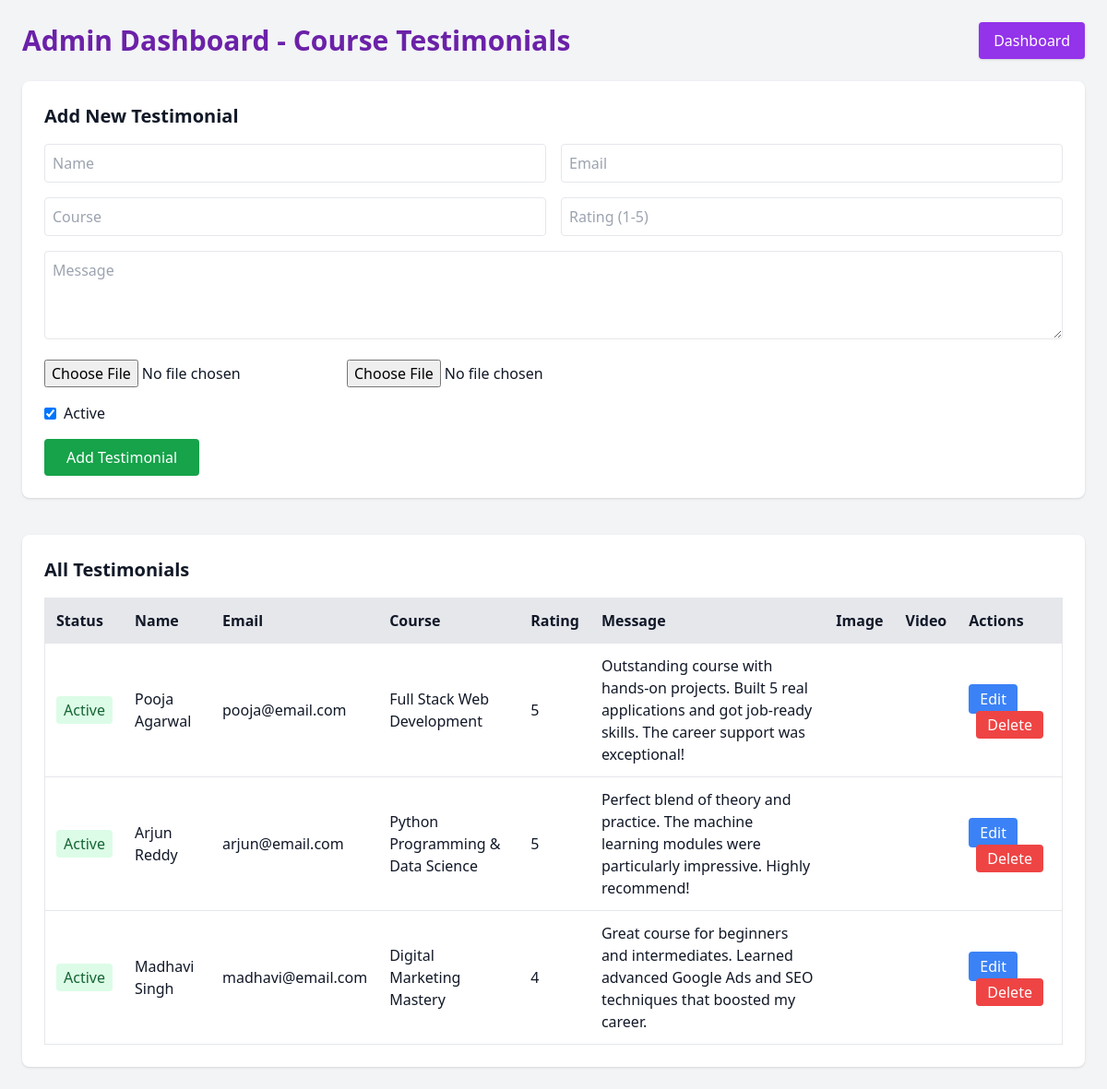
The page /nbt/admin/course_testimonials_admin.php (signed in) on the database its author committed.
### tables this page shows
CREATE TABLE course_testimonials (
    id INT AUTO_INCREMENT PRIMARY KEY,
    name VARCHAR(255) NOT NULL,
    email VARCHAR(255) DEFAULT '',
    course VARCHAR(255) DEFAULT '',
    rating INT DEFAULT 5,
    message TEXT DEFAULT '',
    image LONGBLOB,
    video LONGBLOB,
    is_active TINYINT(1) DEFAULT 1,
    created_at TIMESTAMP DEFAULT CURRENT_TIMESTAMP
);

### nbt/admin/course_testimonials_admin.php (the view, shortened to what this page needs)
<?php
require '../config/db.php';
$testimonials = $pdo->query("SELECT * FROM course_testimonials ORDER BY created_at DESC")->fetchAll(PDO::FETCH_ASSOC);
?>
<!DOCTYPE html>
<html lang="en">
<head>
  <script src="https://cdn.tailwindcss.com"></script>
</head>
<body class="bg-gray-100 text-gray-900">
  <div class="max-w-7xl mx-auto p-6">
    <div class="flex justify-between items-center mb-6">
      <h1 class="text-3xl font-bold text-purple-800">Admin Dashboard - Course Testimonials</h1>
      <a href="dashboard.php" class="bg-purple-600 text-white px-4 py-2 rounded shadow">Dashboard</a>
    </div>
    <div class="bg-white rounded-lg shadow p-6 mb-10">
      <h2 class="text-xl font-bold mb-4">Add New Testimonial</h2>
      <form method="POST" enctype="multipart/form-data" class="space-y-4">
        <div class="grid grid-cols-1 md:grid-cols-2 gap-4">
          <input name="name" required placeholder="Name" class="border p-2 rounded w-full" />
          <input name="email" required placeholder="Email" class="border p-2 rounded w-full" />
          <input name="course" required placeholder="Course" class="border p-2 rounded w-full" />
          <input name="rating" type="number" min="1" max="5" required placeholder="Rating (1-5)" class="border p-2 rounded w-full" />
        </div>
        <textarea name="message" placeholder="Message" class="border p-2 rounded w-full h-24"></textarea>
        <div class="flex items-center gap-4">
          <input type="file" name="image" accept="image/*" />
          <input type="file" name="video" accept="video/*" />
        </div>
        <div class="flex items-center">
          <input type="checkbox" name="is_active" id="is_active" checked class="mr-2">
          <label for="is_active">Active</label>
        </div>
        <button name="add" class="bg-green-600 text-white px-6 py-2 rounded">Add Testimonial</button>
      </form>
    </div>
    <div class="bg-white rounded-lg shadow p-6">
      <h2 class="text-xl font-bold mb-4">All Testimonials</h2>
      <div class="overflow-x-auto">
        <table class="min-w-full table-auto border">
          <thead>
            <tr class="bg-gray-200">
              <th class="p-3 text-left">Status</th>
              <th class="p-3 text-left">Name</th>
              <th class="p-3 text-left">Email</th>
              <th class="p-3 text-left">Course</th>
              <th class="p-3 text-left">Rating</th>
              <th class="p-3 text-left">Message</th>
              <th class="p-3 text-left">Image</th>
              <th class="p-3 text-left">Video</th>
              <th class="p-3 text-left">Actions</th>
            </tr>
          </thead>
          <tbody>
            <?php foreach ($testimonials as $row): ?>
              <tr class="border-t <?= $row['is_active'] ? '' : 'bg-gray-100' ?>">
                <td class="p-3">
                  <a href="?toggle_status=<?= $row['id'] ?>" class="px-2 py-1 rounded <?= $row['is_active'] ? 'bg-green-100 text-green-800' : 'bg-red-100 text-red-800' ?>">
                    <?= $row['is_active'] ? 'Active' : 'Inactive' ?>
                  </a>
                </td>
                <td class="p-3"><?= htmlspecialchars($row['name']) ?></td>
                <td class="p-3"><?= htmlspecialchars($row['email']) ?></td>
                <td class="p-3"><?= htmlspecialchars($row['course']) ?></td>
                <td class="p-3"><?= $row['rating'] ?></td>
                <td class="p-3"><?= nl2br(htmlspecialchars($row['message'])) ?></td>
                <td class="p-3">
                </td>
                <td class="p-3">
                </td>
                <td class="p-3 space-x-2">
                  <button onclick='openEditModal({
                    id: <?= $row['id'] ?>,
                    name: "<?= addslashes($row['name']) ?>",
                    email: "<?= addslashes($row['email']) ?>",
                    course: "<?= addslashes($row['course']) ?>",
                    rating: <?= $row['rating'] ?>,
                    message: "<?= addslashes($row['message']) ?>",
                    image: <?= $row['image'] ? '"' . base64_encode($row['image']) . '"' : 'null' ?>,
                    video: <?= $row['video'] ? '"' . base64_encode($row['video']) . '"' : 'null' ?>,
                    is_active: <?= $row['is_active'] ?>
                  })' class="bg-blue-500 text-white px-3 py-1 rounded">Edit</button>
                  <a href="?delete=<?= $row['id'] ?>" onclick="return confirm('Delete this testimonial?')" class="bg-red-500 text-white px-3 py-1 rounded">Delete</a>
                </td>
              </tr>
            <?php endforeach ?>
          </tbody>
        </table>
      </div>
    </div>
  </div>
</body>
</html>

### rows shown on the page
course_testimonials: is_active "Active", name "Pooja Agarwal", email "pooja@email.com", course "Full Stack Web Development", rating "5", message "Outstanding course with hands-on projects. Built 5 real applications and got job-ready skills. The career support was exceptional!"
course_testimonials: is_active "Active", name "Arjun Reddy", email "arjun@email.com", course "Python Programming & Data Science", rating "5", message "Perfect blend of theory and practice. The machine learning modules were particularly impressive. Highly recommend!"
course_testimonials: is_active "Active", name "Madhavi Singh", email "madhavi@email.com", course "Digital Marketing Mastery", rating "4", message "Great course for beginners and intermediates. Learned advanced Google Ads and SEO techniques that boosted my career."
